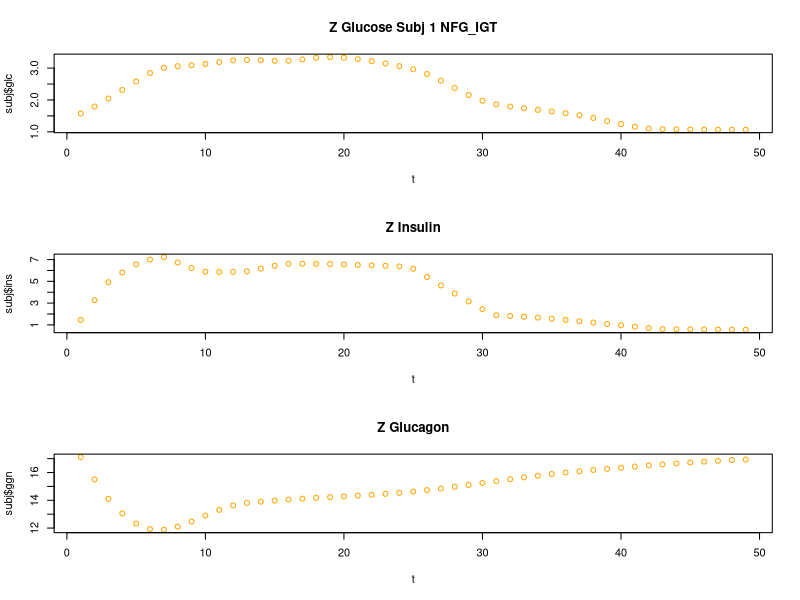
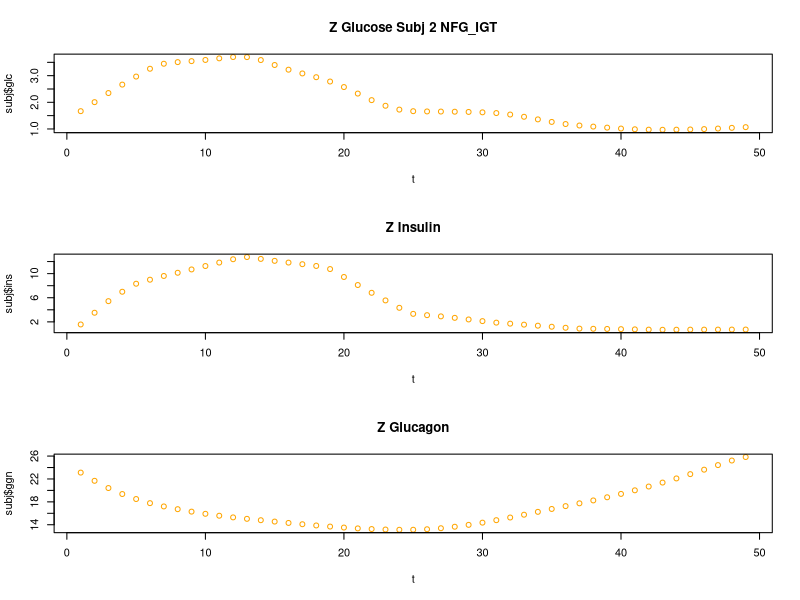
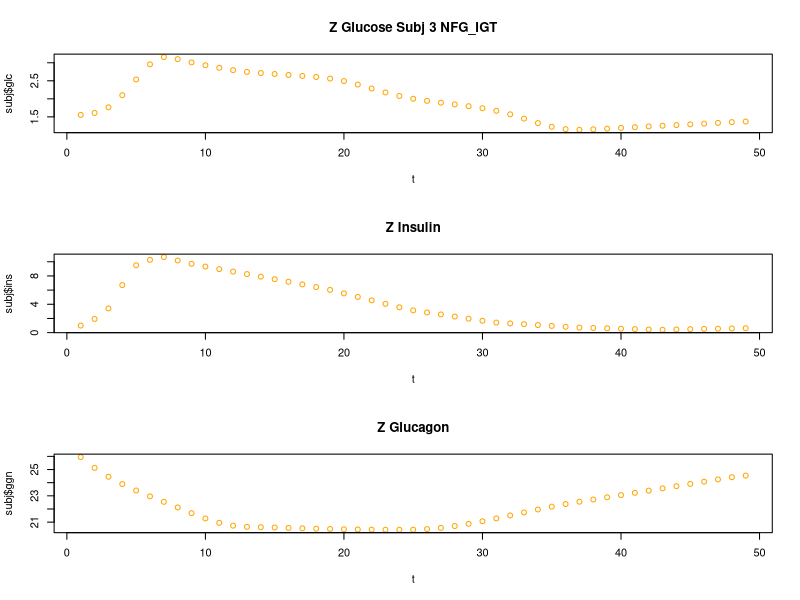
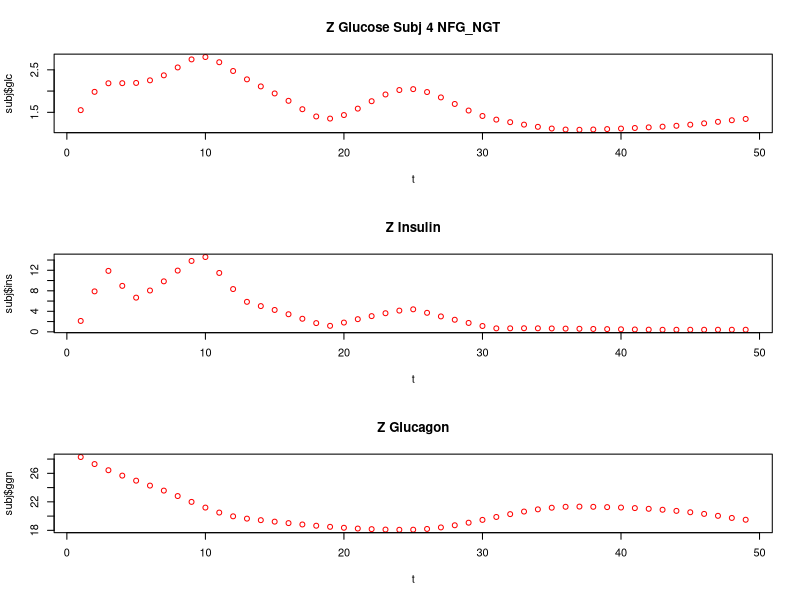
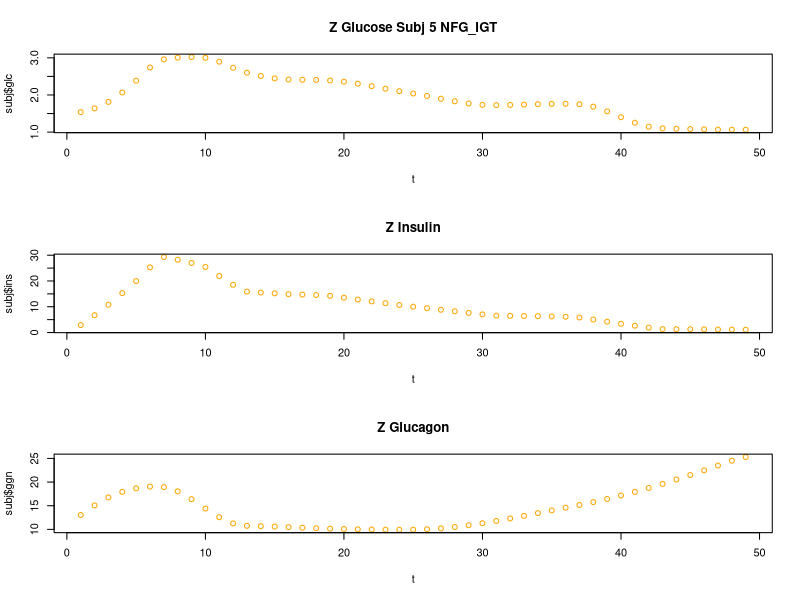
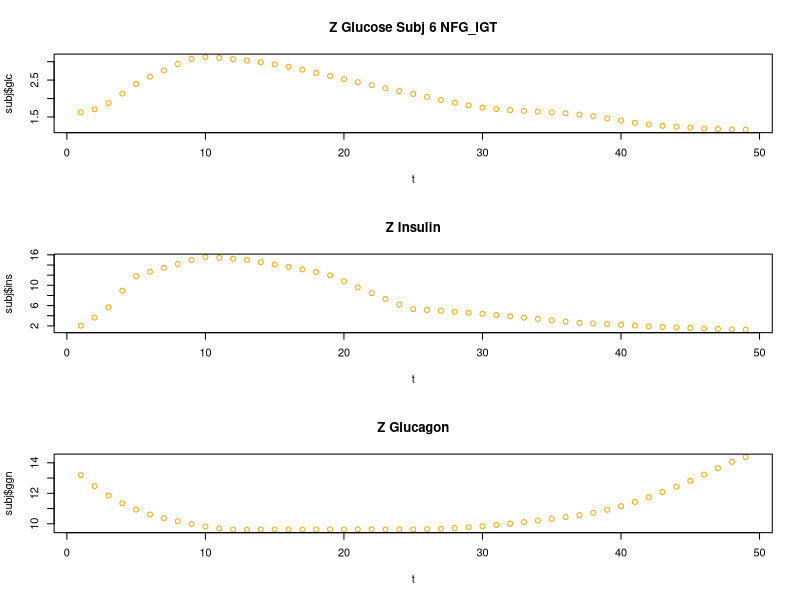
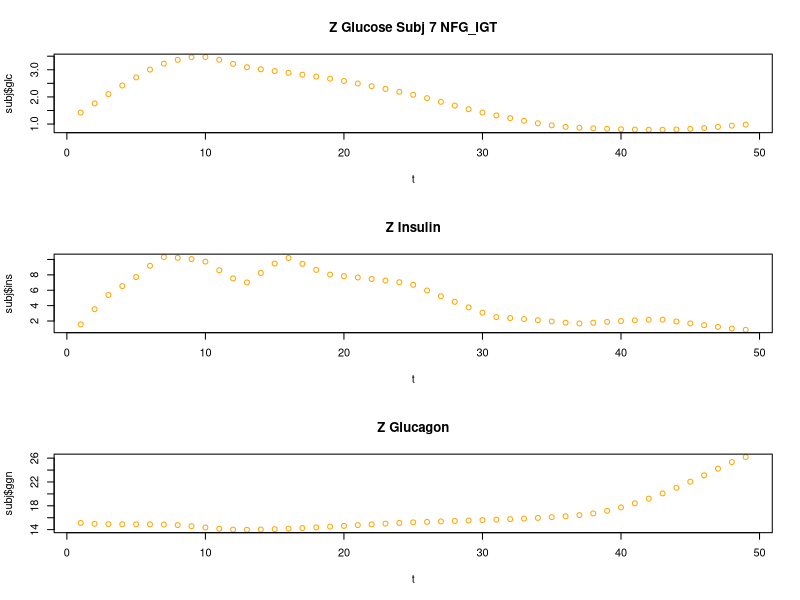
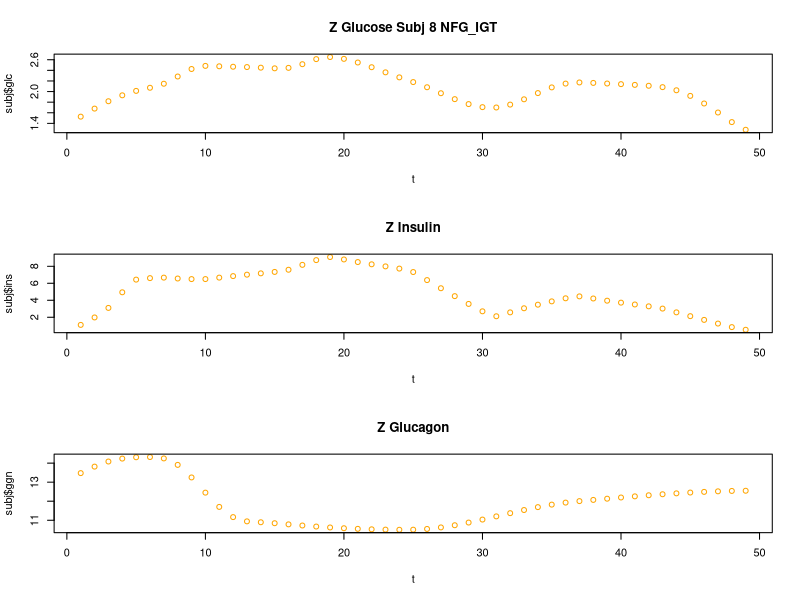

These figures' R source, in order:
setwd("~/Dropbox/Consulting/Project1/Data")




## Meal data. plotting Z levels of glucose, insulin, and glucagon for each subject.  Color and title indicate diagnosis of person.

Z_Meal <- read.csv("ZR_AllData_Meal.csv", header=FALSE)

glc_cols <- paste0("glc",1:49)
ins_cols <- paste0("ins",1:49)
ggn_cols <- paste0("ggn",1:49)

z_meal_names <- c(glc_cols, ins_cols, ggn_cols, "classification")

names(Z_Meal) <- z_meal_names

#  plot Meal z values per subject and substance
for (subjnum in 1:76){
  print(subjnum)
  subj <- as.data.frame(cbind(t(Z_Meal[subjnum,1:49]), t(Z_Meal[subjnum,50:98]),  t(Z_Meal[subjnum,99:147])))
  diagnosis <- Z_Meal[subjnum, 148]
  diagnosis_name <- ifelse(diagnosis==1, "NFG_NGT", 
                           ifelse(diagnosis==2, "NFG_IGT", 
                                  ifelse(diagnosis==3, "IFG_NGT", 
                                         ifelse(diagnosis==4, "IFG_IGT",
                                                ifelse(diagnosis==5, "IFG_DM",
                                                       ifelse(diagnosis==6, "DM",
                                                              "Other"))))))
  diagnosis_color <- ifelse(diagnosis==1, "red", 
                            ifelse(diagnosis==2, "orange", 
                                ifelse(diagnosis==3, "yellow", 
                                       ifelse(diagnosis==4, "green",
                                              ifelse(diagnosis==5, "blue",
                                                     ifelse(diagnosis==6, "purple",
                                                            "black"))))))
  rownames(subj) <- 1:49
  names(subj) <- c( 'glc', 'ins', 'ggn')
  par(mfrow=c(3,1)) 
  plot(rownames(subj), subj$glc,
       xlab='t',
       main= paste("Z Glucose Subj", subjnum, diagnosis_name),
       col=diagnosis_color)
  plot(rownames(subj), subj$ins,
       xlab='t'
       ,main="Z Insulin"
       ,col=diagnosis_color)
  plot(rownames(subj), subj$ggn,
       xlab='t'
       ,main='Z Glucagon'
       ,col=diagnosis_color
       )

}




## Overnight data. plotting Z levels of glucose, insulin, and glucagon for each subject.  Color and title indicate diagnosis of person.

Z_Night <- read.csv("ZR_AllData_Night.csv", header=FALSE)

glc_cols <- paste0("glc",1:55)
ins_cols <- paste0("ins",1:55)
ggn_cols <- paste0("ggn",1:55)

z_night_names <- c(glc_cols, ins_cols, ggn_cols, "classification")

names(Z_Night) <- z_night_names

# plot Meal z values per subject and substance
for (subjnum in 1:41){
  print(subjnum)
  subj <- as.data.frame(cbind(t(Z_Night[subjnum,1:55]), t(Z_Night[subjnum,56:110]),  t(Z_Night[subjnum,111:165])))
  diagnosis <- Z_Night[subjnum, 166]
  diagnosis_name <- ifelse(diagnosis==0, "Non-Diabetic", 
                           ifelse(diagnosis==1, "Diabetic", 
                                  "Other"))
  diagnosis_color <- ifelse(diagnosis==0, "red", 
                           ifelse(diagnosis==1, "blue",
                                  "black"))
  rownames(subj) <- 1:55
  names(subj) <- c( 'glc', 'ins', 'ggn')
  par(mfrow=c(3,1)) 
  plot(rownames(subj), subj$glc,
       xlab='t',
       main= paste("Z Glucose Subj", subjnum, diagnosis_name),
       col=diagnosis_color)
  plot(rownames(subj), subj$ins,
       xlab='t'
       ,main="Z Insulin"
       ,col=diagnosis_color)
  plot(rownames(subj), subj$ggn,
       xlab='t'
       ,main='Z Glucagon'
       ,col=diagnosis_color
  )
  
}

